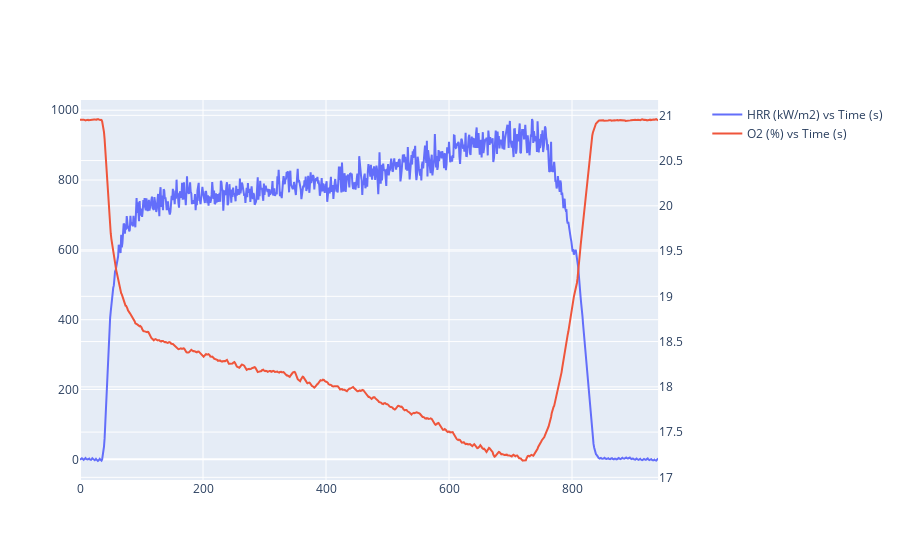

The code cell stored with this chart in its notebook:
### Code cell
filename_widget = widgets.Dropdown(options=[str(x.stem).replace("_metadata", "") for x in metadata_files], description="Filename:")

data_file_path = Path(filename_widget.value + "_data.csv")
data = pd.read_csv(input_path / Path(source_widget.value) / data_file_path)

# Select X & Y axis
x_axis_widget = widgets.Dropdown(description='X axis:', options=data.columns)
y_axis_widget = widgets.Dropdown(description='Y axis:', options=data.columns)
sec_y_axis_widget = widgets.Dropdown(description='Sec. Y axis:', options=data.columns)
sec_x_axis_widget = widgets.Dropdown(description='Sec. X axis:', options=data.columns)

fig = make_subplots(specs=[[{"secondary_y": True}]])

def update_data(event=None):

    data_file_path = Path(filename_widget.value + "_data.csv")
    data = pd.read_csv(input_path / Path(source_widget.value) / data_file_path)

    x_axis_widget.options = data.columns
    y_axis_widget.options = data.columns

    sec_y_axis_widget.options = data.columns
    sec_x_axis_widget.options = data.columns

    plot()

def plot(event=None):

    clear_output()

    primary_box = widgets.Box(children=[x_axis_widget, y_axis_widget])
    secondary_box = widgets.Box(children=[sec_x_axis_widget, sec_y_axis_widget])
    vbox = widgets.VBox([filename_widget, primary_box, secondary_box])

    display(vbox)

    y_data = data[y_axis_widget.value]
    x_data = data[x_axis_widget.value]

    sec_y_data = data[sec_y_axis_widget.value]
    sec_x_data = data[sec_x_axis_widget.value]

    fig = make_subplots(specs=[[{"secondary_y": True}]])

    if y_axis_widget.value != x_axis_widget.value:
        fig.add_trace(go.Scatter(x=x_data, y=y_data, mode='lines', name=f"{y_axis_widget.value} vs {x_axis_widget.value}"), secondary_y=False)
    
    if sec_y_axis_widget.value != sec_x_axis_widget.value:
        fig.add_trace(go.Scatter(x=sec_x_data, y=sec_y_data, mode='lines', name=f"{sec_y_axis_widget.value} vs {sec_x_axis_widget.value}"), secondary_y=True)
    
    # https://stackoverflow.com/questions/73178377/how-to-remove-duplicate-legends-in-plotly-python-when-appending-traces-in-a-loop
    # prevent duplicate legend entries

    # names = set()
    # fig.for_each_trace(
    #     lambda trace:
    #         trace.update(showlegend=False)
    #         if (trace.name in names) else names.add(trace.name))

    fig.show()


x_axis_widget.observe(plot, names="value")
y_axis_widget.observe(plot, names="value")
sec_x_axis_widget.observe(plot, names="value")
sec_y_axis_widget.observe(plot, names="value")
filename_widget.observe(update_data, names="value")

plot()

# widgets.Box(children=[filename_widget, x_axis_widget, y_axis_widget])

### Figure 1 — Plotly figure (JSON) as saved in the notebook; plotly's stock layout.template omitted (floating-point values rounded to 4 significant figures; data arrays with more than 128 entries replaced by an {"elided": "..."} marker saying what was removed)
{"data": [{"mode": "lines", "name": "HRR (kW/m2) vs Time (s)", "type": "scatter", "x": {"elided": "941 int values"}, "xaxis": "x", "y": {"elided": "941 float values"}, "yaxis": "y"}, {"mode": "lines", "name": "O2 (%) vs Time (s)", "type": "scatter", "x": {"elided": "941 int values"}, "xaxis": "x", "y": {"elided": "941 float values"}, "yaxis": "y2"}], "layout": {"xaxis": {"anchor": "y", "domain": [0, 0.94]}, "yaxis": {"anchor": "x", "domain": [0, 1]}, "yaxis2": {"anchor": "x", "overlaying": "y", "side": "right"}}}
